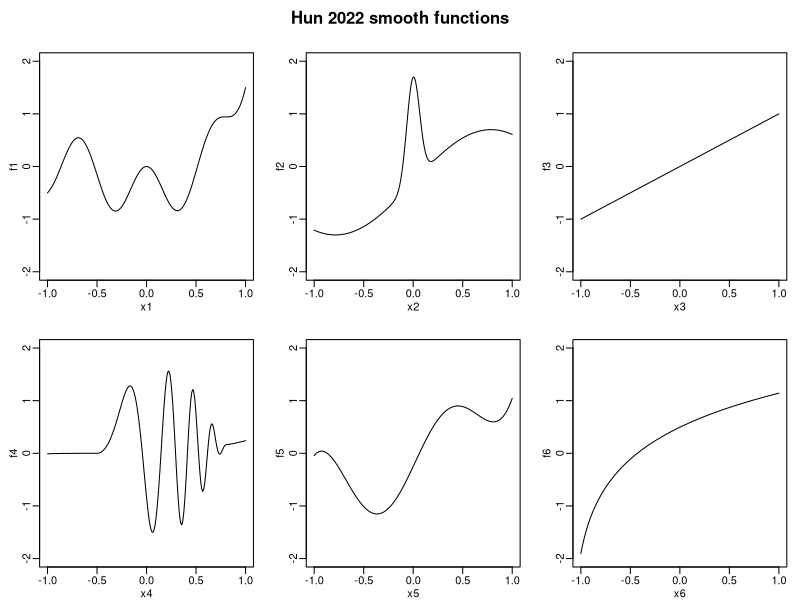
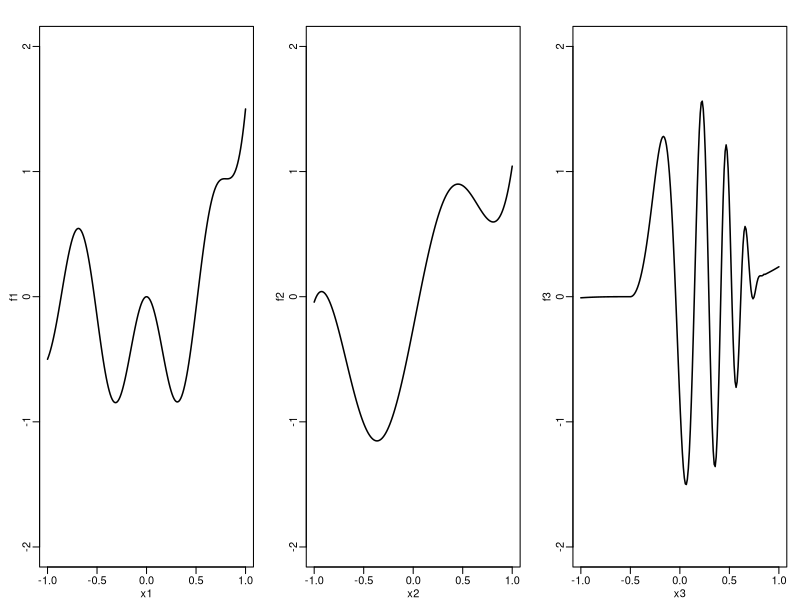
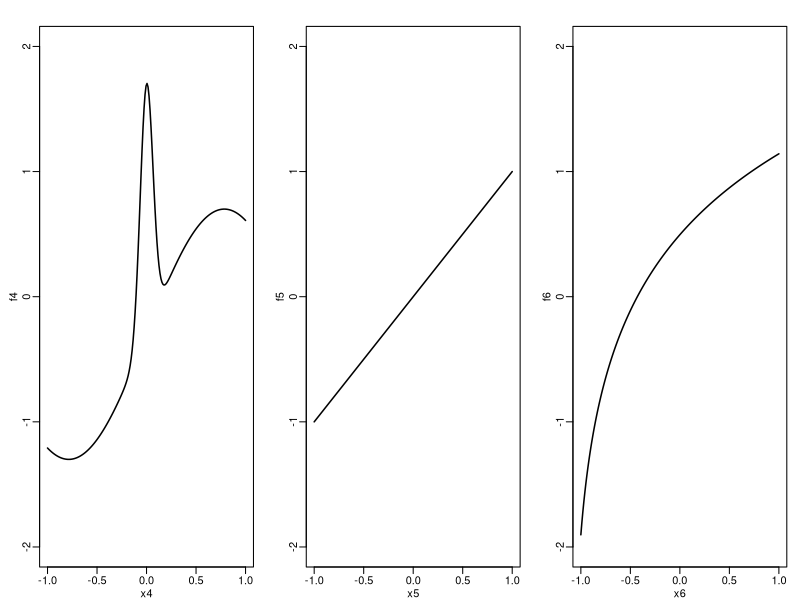

These figures' R source, in order:
xrange = c(-1, 1)
ylim = c(-2, 2)

gressani1 = function(x){
  0.5 * (2*x^5 + 3*x^2 + cos(3*pi*x) - 1)
}
gressani2 = function(x){
  1.3 * x^5 + sin(4*x) + 0.75*x^2 - 0.25
}

gressani3 = function(x){
  # x = x * 0.85
  sin(4*pi*x)
}

gressani4 = function(x){
  exp(-x^3) * sin(2*pi*x^2) - 0.1
}

gressani5 = function(x){
  x = x * 1.05
  0.8 * x^2 * (x^3 + 2*exp(-3*x^4 + log(2*x + pi))) - 0.65
}

# hun1 = function(x){
#   x = (x-0.05) *0.72
#   -0.8*(0.5*x^4 + 1/2*x^2 + sin(3*pi*x * (log1p(abs(x*2)-0.3)))* exp(x)/1.2 - 1) - 0.7
# }

hun2 = function(x){
  x = x * 0.9
  x = (x-0.1) * 0.9
  2 * sin(5*pi*x * cos(x)) * log1p(abs(x)) + x^5/4
}

gressani6 = function(x){
  # 1.3 * (0.1 * sin(2*pi*x)^2 + 0.2 * cos(2*pi*x)^2 + 0.3 * sin(2*pi*x)^3 +
  #          0.4 * cos(2*pi*x)^3 + 0.5 * sin(2*pi*x)^3) - 0.1
  1.5 * (0.1 * sin(2*pi*x) + 0.2 * cos(2*pi*x) + 0.3 * sin(2*pi*x)^3 +
           0.4 * cos(2*pi*x)^3 + 0.5 * sin(2*pi*x)^3) - 0.22
}

wood1 = function(x){
  x = (x+1)/2
  tmp = x^11 * (10*(1-x))^6/5 + 10^4 * x^3 * (1-x)^10
  tmp / 5
}

jeong1 = function(x){
  x = (x+1)/2
  3*exp(-200 * (x - 0.2)^2) + 0.5 * exp(-50*(x-0.6)^2)
}

francom3 = function(x){
  0.75*(0.0035 * (x*3 + 1.5)^3 + (x > -0.5 & x < 0.85) * 0.07 *sin(1.7*pi*(x*3 + 1.5)^2 / 3.2)*(x*3 -2.5)^2 * exp(x*3 + 1.5))
}

dimatteo1 = function(x){
  x = 2*x
  tmp = sin(x) + 2*exp(-30*x^2)
  tmp-0.3
}

hun3 = function(x){
  x
}

hun4 = function(x){
  x = (x+1.1)
  log(x) + 0.4
}

functions = list(f1 = function(x)gressani1(x)+0,
                 f2 = function(x)dimatteo1(x)+0,
                 f3 = function(x)hun3(x)+0,
                 f4 = function(x)francom3(x) + 0,
                 f5 = function(x)gressani2(x)+0,
                 f6 = function(x)hun4(x)+0)
Linadj = as.list(c(F,F,T,F,F,F,F))
par(mfrow=c(2,3))
par(mar=c(2.5, 3, 2, 1), mgp=c(1.5,0.5,0), oma = c(0,0,2,0))
xp = seq(-1, 1, length = 200)
for(i in 1:length(functions)){
  plot(xp, functions[[i]](xp), type="l", ylim = c(-2, 2)+0,
       xlab = paste0("x", i), ylab = paste0("f", i))
}
mtext("Hun 2022 smooth functions", outer=T, font=2)


pdf("results/sim1fs.pdf", width = 10, height = 2.3)
fuck = c(1,5,4)
fuck2 = c(1,2,3)
plotfs = functions[fuck]
par(mfrow= c(1,3))
par(mar=c(2.5, 3, 2, 1), mgp=c(1.5,0.5,0), oma = c(0,0,0,0), cex.axis = 1.0, cex.main= 1)
for(i in 1:length(plotfs)){
  plot(xp, plotfs[[i]](xp), type="l", ylim = c(-2, 2)+0,lwd =1.5,
       xlab = paste0("x", fuck2[i]), ylab = paste0("f", fuck2[i]))
}
dev.off()

pdf("results/sim2fs.pdf", width = 10, height = 2.3)
fuck = c(2,3,6)
fuck2 = c(4,5,6)
plotfs = functions[fuck]
par(mfrow= c(1,3))
par(mar=c(2.5, 3, 2, 1), mgp=c(1.5,0.5,0), oma = c(0,0,0,0), cex.axis = 1.0, cex.main= 1)
for(i in 1:length(plotfs)){
  plot(xp, plotfs[[i]](xp), type="l", ylim = c(-2, 2)+0,lwd =1.5,
       xlab = paste0("x", fuck2[i]), ylab = paste0("f", fuck2[i]))
}
dev.off()











